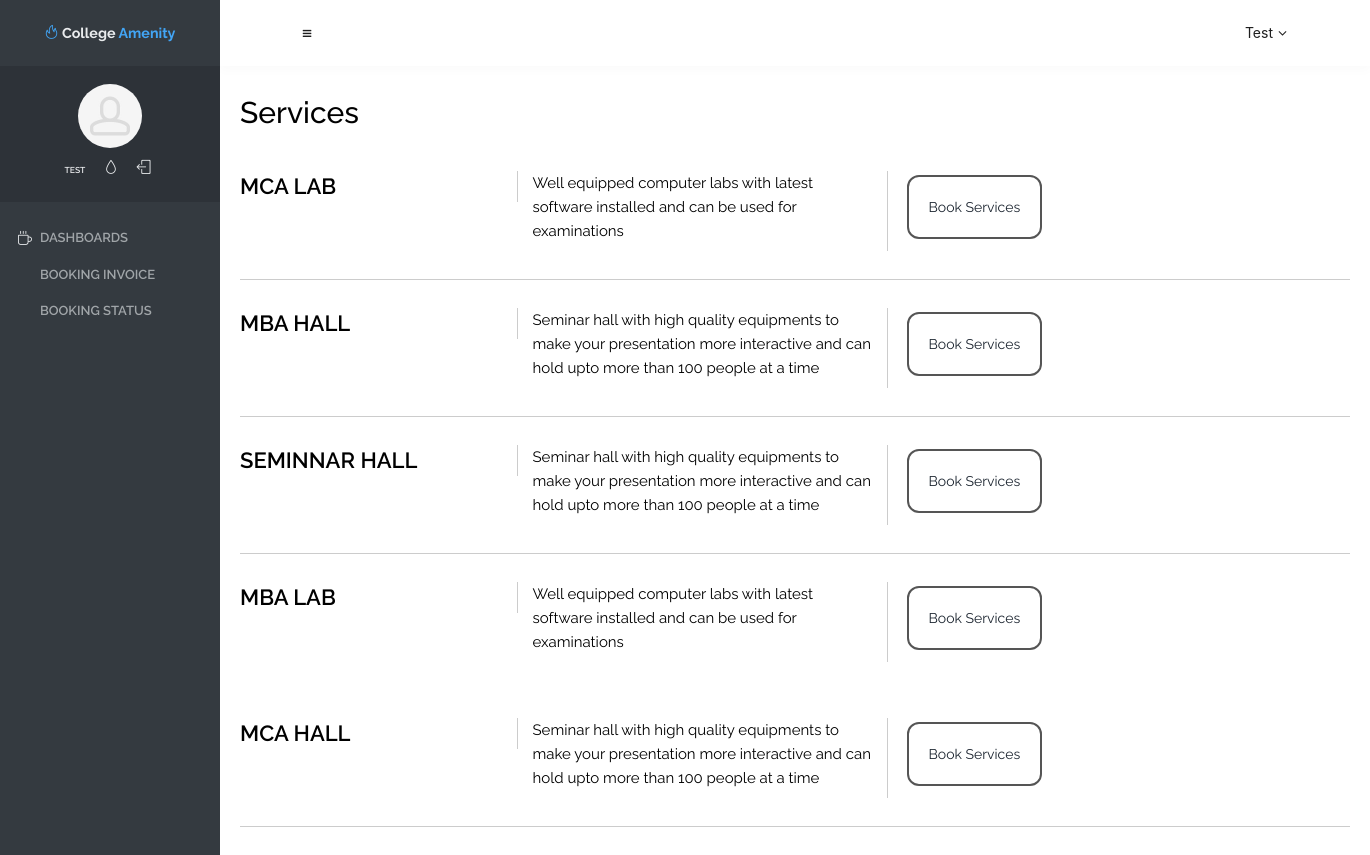
Screenshot of /user/dashboard.php (signed in) with the database file from the repository.
### tables this page shows
CREATE TABLE IF NOT EXISTS `user` (
  `ID` int(100) NOT NULL AUTO_INCREMENT,
  `AdminName` varchar(120) DEFAULT NULL,
  `UserName` varchar(120) DEFAULT NULL,
  `MobileNumber` bigint(10) DEFAULT NULL,
  `Email` varchar(200) DEFAULT NULL,
  `Password` varchar(120) DEFAULT NULL,
  `UserRegdate` timestamp NULL DEFAULT CURRENT_TIMESTAMP,
  PRIMARY KEY (`ID`)
);

CREATE TABLE IF NOT EXISTS `tblservice` (
  `ID` int(10) NOT NULL AUTO_INCREMENT,
  `ServiceName` varchar(200) DEFAULT NULL,
  `SerDes` varchar(250) NOT NULL,
  `ServicePrice` varchar(200) DEFAULT NULL,
  `CreationDate` timestamp NULL DEFAULT CURRENT_TIMESTAMP,
  PRIMARY KEY (`ID`),
  KEY `ID` (`ID`)
);

### user/dashboard.php (the view, shortened to what this page needs)
<!doctype html>
 <html lang="en" class="no-focus">
 <head>
 <link rel="stylesheet" id="css-main" href="assets/css/codebase.min.css">
<link href="css/bootstrap.css" rel='stylesheet' type='text/css' />
<link rel="stylesheet" href="css/touchTouch.css" type="text/css" media="all" />
<link href="css/style.css" rel="stylesheet" type="text/css" media="all" />
		<link rel="stylesheet" type="text/css" href="css/jquery.fancybox.css" media="screen" />
    </head>
    <body>
        <div id="page-container" class="sidebar-o sidebar-inverse side-scroll page-header-fixed main-content-narrow">
         <?php include_once('includes/sidebar.php');?>
          <?php include_once('includes/header.php');?>
           <div class="container" style = "color:black">
		 <ol class="breadcrumb" style = "color:black">
		  <li class="active">Services</li>
		 </ol><br><br>
		 <h2>Services</h2>
		 <div class="event-main">
		 	<?php
$sql="SELECT * from tblservice";
$query = $dbh -> prepare($sql);
$query->execute();
$results=$query->fetchAll(PDO::FETCH_OBJ);
$cnt=1;
if($query->rowCount() > 0)
{
foreach($results as $row)
{               ?>
			 <div class="event-grids">
					<div class="col-md-3 event-grid" style ="Color: black">
						<ul>
							<li class="hedding" style ="Color: black"><?php  echo htmlentities($row->ServiceName);?></li>
						</ul>
					</div>
					<div class="col-md-4 event-grid small-text" >
						<p style ="Color: black"><?php  echo htmlentities($row->SerDes);?></p>
					</div>
					<div class="col-md-3 event-grid text-button">
						<ul>
							<button class="button button1 ><li style="color : pink"><a href="book-services.php?bookid=<?php echo $row->ID;?>">Book Services</a></li></button>
						</ul>
					</div>
					<div class="clearfix"> </div>
			  </div>
			  <?php $cnt=$cnt+1;}} ?>
		 </div>
        </div>
    </body>
</html>

### user/includes/sidebar.php (shortened to what this page needs)
     <?php
include('includes/dbconnection.php');
if (strlen($_SESSION['odmsaid']==0)) {
  header('location:logout.php');
  } else{
  ?>
   <nav id="sidebar">
                <div id="sidebar-scroll">
                    <div class="sidebar-content">
                        <div class="content-header content-header-fullrow px-15">
                            <div class="content-header-section text-center align-parent sidebar-mini-hidden">
                                <div class="content-header-item">
                                    <a class="link-effect font-w700" href="dashboard.php">
                                        <i class="si si-fire text-primary"></i>
                                        <span class="font-size-xl text-dual-primary-dark">College </span><span class="font-size-xl text-primary">Amenity </span><br><br>
                                    </a>
                                </div>
                            </div>
                        </div>
                        <div class="content-side content-side-full content-side-user px-10 align-parent">
                            <div class="sidebar-mini-hidden-b text-center">
                                <a class="img-link" href="be_pages_generic_profile.html">
                                    <img class="img-avatar" src="assets/img/avatars/avatar15.jpg" alt="">
                                </a>
                                <ul class="list-inline mt-10">
                                    <?php
$aid=$_SESSION['odmsaid'];
$sql="SELECT UserName from  user where ID=:aid";
$query = $dbh -> prepare($sql);
$query->bindParam(':aid',$aid,PDO::PARAM_STR);
$query->execute();
$results=$query->fetchAll(PDO::FETCH_OBJ);
$cnt=1;
if($query->rowCount() > 0)
{
foreach($results as $row)
{               ?>
                                    <li class="list-inline-item">
                                        <a class="link-effect text-dual-primary-dark font-size-xs font-w600 text-uppercase" href="admin-profile.php"><?php  echo $row->UserName;?></a>
                                    </li><?php $cnt=$cnt+1;}} ?>
                                    <li class="list-inline-item">
                                        <a class="link-effect text-dual-primary-dark" data-toggle="layout" data-action="sidebar_style_inverse_toggle" href="admin-profile.php">
                                            <i class="si si-drop"></i>
                                        </a>
                                    </li>
                                    <li class="list-inline-item">
                                        <a class="link-effect text-dual-primary-dark" href="logout.php">
                                            <i class="si si-logout"></i>
                                        </a>
                                    </li>
                                </ul>
                            </div>
                        </div>
                        <div class="content-side content-side-full">
                            <ul class="nav-main">
                                <li class="open">
                                    <a href="dashboard.php"><i class="si si-cup"></i><span class="sidebar-mini-hide">Dashboards</span></a>
                                </li>
                               <li>
                                            <a href="approved-booking.php">Booking Invoice</a>
                                        </li>
                                        <li>
                                            <a href="booking-search.php">Booking Status</a>
                                        </li>
                                    </ul>
                        </div>
                    </div>
                </div>
            </nav>
           <?php }  ?>

### user/includes/header.php (shortened to what this page needs)
   <?php
include('includes/dbconnection.php');
if (strlen($_SESSION['odmsaid']==0)) {
  header('location:logout.php');
  } else{
  ?>
            <header id="page-header">
                <div class="content-header">
                    <div class="content-header-section">
                        <button type="button" class="btn btn-circle btn-dual-secondary" data-toggle="layout" data-action="sidebar_toggle">
                            <i class="fa fa-navicon"></i>
                        </button>
                    </div>
                    <div class="content-header-section">
                        <div class="btn-group" role="group">
                            <?php
$aid=$_SESSION['odmsaid'];
$sql="SELECT UserName from  user where ID=:aid";
$query = $dbh -> prepare($sql);
$query->bindParam(':aid',$aid,PDO::PARAM_STR);
$query->execute();
$results=$query->fetchAll(PDO::FETCH_OBJ);
$cnt=1;
if($query->rowCount() > 0)
{
foreach($results as $row)
{               ?>
                            <button type="button" class="btn btn-rounded btn-dual-secondary" id="page-header-user-dropdown" data-toggle="dropdown" aria-haspopup="true" aria-expanded="false">
                                <?php  echo $row->UserName;?><i class="fa fa-angle-down ml-5"></i>
                            </button>
                            <?php $cnt=$cnt+1;}} ?>
                        </div>
                    </div>
                </div>
            </header>
            <?php }  ?>

### css/style.css (style rules this page uses)
body { margin:0; padding:0; font-family: 'Raleway', sans-serif; }
body a { transition:0.5s all; -webkit-transition:0.5s all; -moz-transition:0.5s all; -o-transition:0.5s all; -ms-transition:0.5s all; }
h1,h2,h3,h4,h5,h6 { margin:0; }
p { margin:0; }
ul { margin:0; padding:0; }
.breadcrumb { background-color: rgba(245, 245, 245, 0.13); }
.breadcrumb li.active { color:#FF008C; font-size:1em; font-weight:500; }
.event-main { margin-top:1em; }
.event-grid ul { padding:0; margin:0; }
.event-grid ul { float: right; }
.event-grid ul li { display:inline-block; }
.event-grid ul li.hedding { color: #FF008C; font-size: 22px; font-weight: 600; }
.event-grid { border-right: 1px solid #CCCCCC; padding: 0; }
.small-text { padding:0px 15px 8px 15px; }
.small-text p { color: #DDD; font-size: 15px; }
.event-grid.text-button { border-right: none; padding:4px 0px 12px 19px }
.event-grid ul { padding:0; margin:0; float: none; }
.event-grids { border-bottom: 1px solid #CCCCCC; padding: 2em 0; }
.event-grids:nth-child(4) { border:none; }

### user/dashboard.php (style rules this page uses)
.button1 { background-color: white; color: black; border: 2px solid #555555; padding: 20px 20px; border-radius :12px; }

### rows the page displays
user: UserName "TEST", UserName "Test"
tblservice: ServiceName "MCA LAB", SerDes "Well equipped computer labs with latest software installed and can be used for examinations"
tblservice: ServiceName "MBA HALL", SerDes "Seminar hall with high quality equipments to make your presentation more interactive and can hold upto more than 100 people at a time"
tblservice: ServiceName "SEMINNAR HALL", SerDes "Seminar hall with high quality equipments to make your presentation more interactive and can hold upto more than 100 people at a time"
tblservice: ServiceName "MBA LAB", SerDes "Well equipped computer labs with latest software installed and can be used for examinations"
tblservice: ServiceName "MCA HALL", SerDes "Seminar hall with high quality equipments to make your presentation more interactive and can hold upto more than 100 people at a time"
